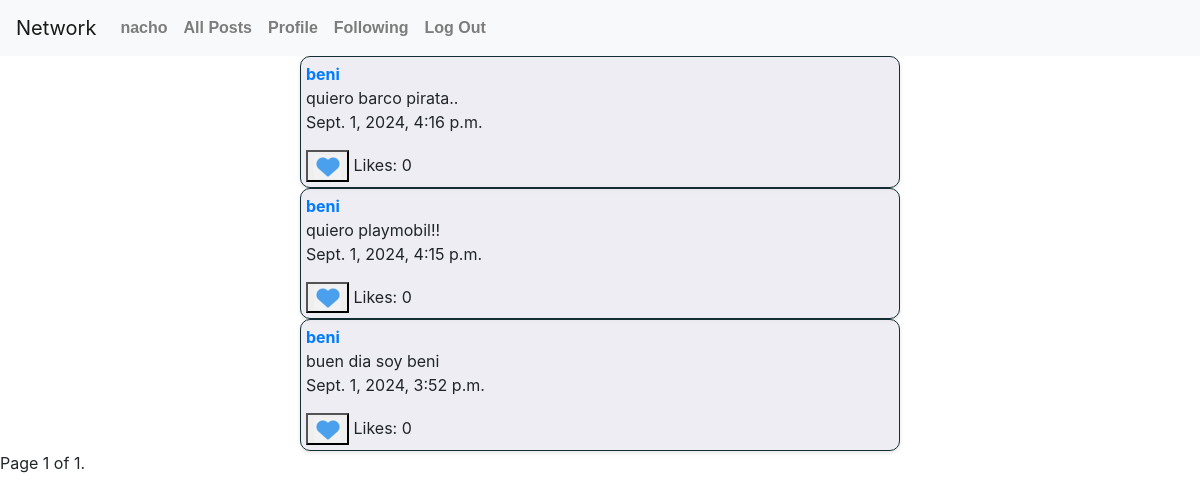
Page /following/ (signed in) on the committed database.
### network/models.py (models this page shows)
class User(AbstractUser):
    following = models.ManyToManyField('self', symmetrical=False, blank=True, related_name="followers")

class Tweet(models.Model):
    content = models.TextField()
    users_liked = models.ManyToManyField(User, blank=True, related_name="liked_tweets")
    owner = models.ForeignKey(User, on_delete=models.CASCADE)
    timestamp = models.DateTimeField(auto_now_add=True)

### network/views.py (the view)
# urls.py: path("following/", views.following, name="following"),
@login_required
def following(request):
    lista_following = request.user.following.all()
    lista_following_usernames = []
    for user in lista_following:
        lista_following_usernames.append(user.username)
    lista_all_tweets = Tweet.objects.all().order_by('-timestamp')
    lista_tweets_following = []
    for tweet in lista_all_tweets:
        if tweet.owner.username in lista_following_usernames:
            lista_tweets_following.append(tweet)
    paginator = Paginator(lista_tweets_following, 10)
    page_number = request.GET.get('page')
    tweets_page = paginator.get_page(page_number)
    return render(request, "network/following.html", {"tweets": tweets_page})

### network/templates/network/following.html (shortened to what this page needs)
{% extends "network/layout.html" %}
{% load static %}
{% block body %}
{% for tweet in tweets %}
<div class="tweet" data-id="{{ tweet.id }}">
    <a  href="{% url 'profile' tweet.owner %}"><strong>{{ tweet.owner }}</strong> </a>
    <div class="content">
      <span> {{ tweet.content }}</span>
    </div>
    <p> {{ tweet.timestamp }}</p>
    <div class="like-count">
      {% if user.is_authenticated %}
      <button  class="like" ><img src="{% static 'network/heart.png' %}" alt="Like" ></button>
      {% endif %}
      <span>Likes: </span>
      <span class="like-count-value">{{tweet.users_liked.count}}</span>
    </div>
</div>
{% endfor %}
<div class="pagination">
    <span class="step-links">
      <span class="current">
        Page {{ tweets.number }} of {{ tweets.paginator.num_pages }}.
      </span>
    </span>
  </div>
{% endblock %}

### network/templates/network/layout.html (shortened to what this page needs)
{% load static %}
<!DOCTYPE html>
<html lang="en">
    <head>
        <link rel="stylesheet" href="https://stackpath.bootstrapcdn.com/bootstrap/4.4.1/css/bootstrap.min.css">
        <link href="{% static 'network/styles.css' %}" rel="stylesheet">
    </head>
    <body>
        <nav class="navbar navbar-expand-lg navbar-light bg-light">
            <a class="navbar-brand" href="#">Network</a>
            <div>
              <ul class="navbar-nav mr-auto">
                {% if user.is_authenticated %}
                    <li class="nav-item">
                        <a class="nav-link" href="#"><strong>{{ user.username }}</strong></a>
                    </li>
                {% endif %}
                <li class="nav-item">
                  <a class="nav-link" href="{% url 'index' %}">All Posts</a>
                </li>
                {% if user.is_authenticated %}
                    <li class="nav-item">
                        <a class="nav-link" href="{% url 'profile' request.user %}">Profile</a>
                    </li>
                    <li class="nav-item">
                        <a class="nav-link" href="{% url 'following' %}">Following</a>
                    </li>
                    <li class="nav-item">
                        <a class="nav-link" href="{% url 'logout' %}">Log Out</a>
                    </li>
                {% endif %}
              </ul>
            </div>
          </nav>
        <div class="body">
            {% block body %}
            {% endblock %}
        </div>
    </body>
</html>

### network/static/network/styles.css (style rules this page uses)
.tweet { background-color: #e5e5eeab; border: 1px solid #132f33; padding: 5px; border-radius: 10px; box-shadow: 0 2px 4px rgba(0, 0, 0, 0.1); width: 100%; max-width: 600px; margin: 0 auto; }
.nav-link { font-family: sans-serif; font-weight: bold; font-size: 16px; }

### rows in the picture
User: username "nacho"
Tweet: owner "beni", content "quiero barco pirata..", timestamp "Sept. 1, 2024, 4:16 p.m.", users_liked.count "0"
Tweet: owner "beni", content "quiero playmobil!!", timestamp "Sept. 1, 2024, 4:15 p.m.", users_liked.count "0"
Tweet: owner "beni", content "buen dia soy beni", timestamp "Sept. 1, 2024, 3:52 p.m.", users_liked.count "0"

### other values in the picture
{{ tweets.number }} "1"
{{ tweets.paginator.num_pages }} "1"
